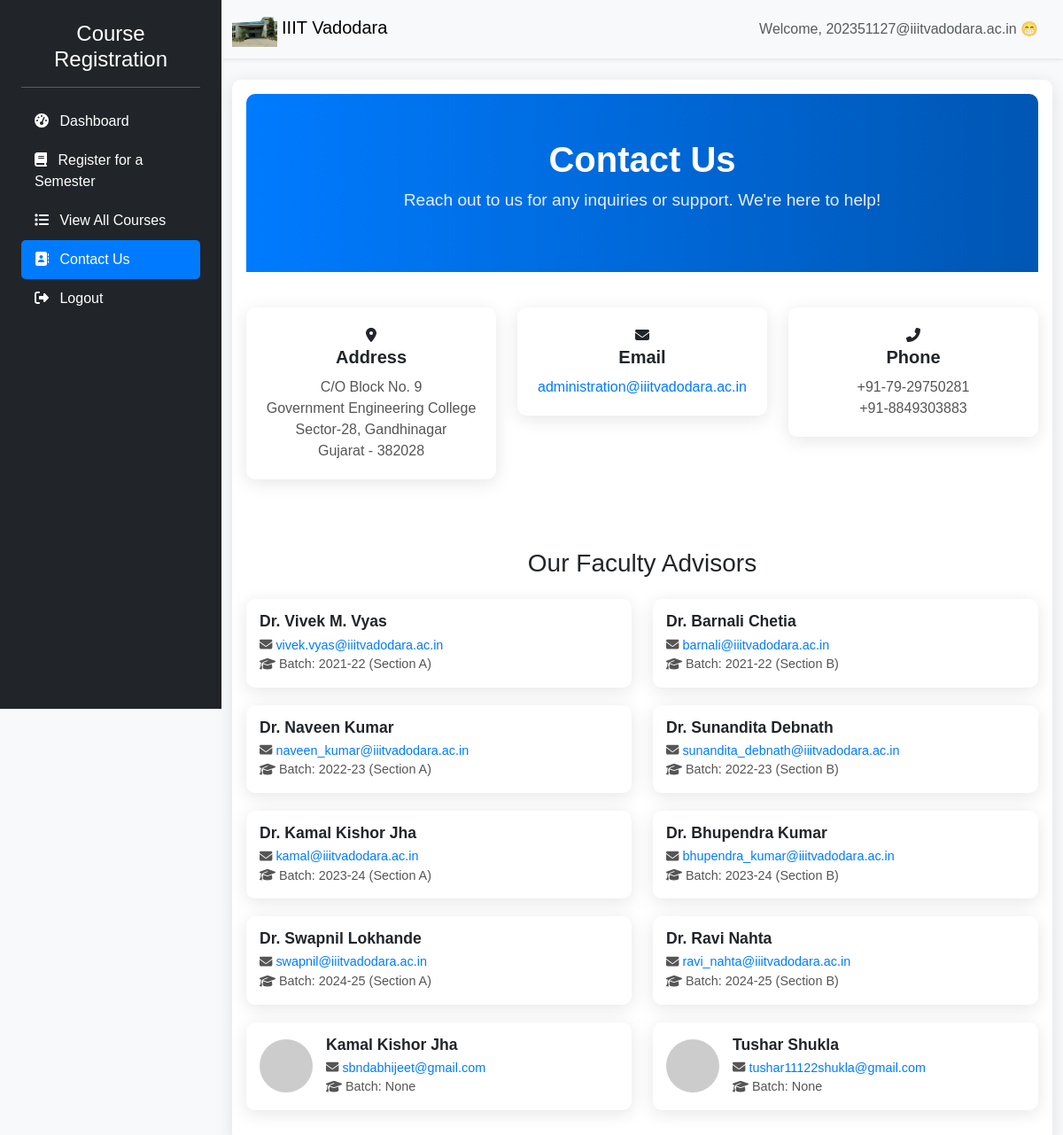
The page /accounts/contact_us/ (signed in) on the database its author committed.
### accounts/models.py (models this page shows)
class Faculty(models.Model):
    email = models.EmailField(primary_key=True, unique=True)
    name = models.CharField(max_length=255)  # Moved from FacultyAdvisor
    gender = models.CharField(max_length=10)
    department = models.CharField(max_length=100)  # Moved from FacultyAdvisor
    password = models.CharField(max_length=255)
    phone_number = models.CharField(max_length=15, null=True, blank=True)
    academic_batch = models.CharField(max_length=50, blank=True, null=True)
    date_of_birth = models.DateField(null=True, blank=True)
    address = models.TextField(null=True, blank=True)
    profile_image = models.ImageField(upload_to='faculty_images/', default='{% static "images/default.png" %}', null=True, blank=True)
    date_joined = models.DateTimeField(auto_now_add=True)
    def __str__(self):
        return self.name

### accounts/views.py (the view)
# urls.py: path('contact_us/', views.contact_us, name='contact_us'),
def contact_us(request):
    faculty_advisors = Faculty.objects.all()
    print("Faculty Advisors fetched:", list(faculty_advisors))  # Debug
    return render(request, 'accounts/contact_us.html', {'faculty_advisors': faculty_advisors})

### accounts/templates/accounts/contact_us.html (shortened to what this page needs)
{% load static %}
<!DOCTYPE html>
<html lang="en">
<head>
    <link href="https://cdn.jsdelivr.net/npm/bootstrap@5.3.0/dist/css/bootstrap.min.css" rel="stylesheet" />
    <link rel="stylesheet" href="https://cdnjs.cloudflare.com/ajax/libs/font-awesome/6.4.0/css/all.min.css" />
</head>
<body>
    <div class="d-flex">
        <div class="bg-dark text-white sidebar">
            <div class="p-4">
                <h4 class="text-center">Course Registration</h4>
                <hr class="bg-light">
                <ul class="nav flex-column">
                    <li class="nav-item">
                        <a class="nav-link text-white" href="{% url 'dashboard' %}">
                            <i class="fas fa-tachometer-alt me-2"></i> Dashboard
                        </a>
                    </li>
                    <li class="nav-item">
                        <a class="nav-link text-white" href="{% url 'register_student' %}">
                            <i class="fas fa-book me-2"></i> Register for a Semester
                        </a>
                    </li>
                    <li class="nav-item">
                        <a class="nav-link text-white" href="{% url 'all_courses' %}">
                            <i class="fas fa-list me-2"></i> View All Courses
                        </a>
                    </li>
                    <li class="nav-item">
                        <a class="nav-link text-white active" href="{% url 'contact_us' %}">
                            <i class="fas fa-address-book me-2"></i> Contact Us
                        </a>
                    </li>
                    <li class="nav-item">
                        <a class="nav-link text-white" href="{% url 'logout' %}">
                            <i class="fas fa-sign-out-alt me-2"></i> Logout
                        </a>
                    </li>
                </ul>
            </div>
        </div>
        <div class="main-content">
            <nav class="navbar navbar-expand-lg navbar-light bg-light shadow-sm">
                <div class="container-fluid">
                    <a class="navbar-brand" href="{% url 'dashboard' %}">
                        <img src="{% static 'images/institute1.png' %}" alt="Institute Logo" style="height: 40px;">
                        IIIT Vadodara
                    </a>
                    <div class="ms-auto d-flex align-items-center">
                        <span class="me-3 text-muted">Welcome, {{ request.session.student_email }} 😁</span>
                    </div>
                </div>
            </nav>
            <div class="container mt-4">
                <div class="card">
                    <div class="card-body">
                        <div class="contact-header">
                            <div class="container">
                                <h1>Contact Us</h1>
                                <p>Reach out to us for any inquiries or support. We're here to help!</p>
                            </div>
                        </div>
                        <div class="row">
                            <div class="col-md-4">
                                <div class="contact-card text-center">
                                    <i class="fas fa-map-marker-alt"></i>
                                    <h5>Address</h5>
                                    <p>C/O Block No. 9<br>
                                       Government Engineering College<br>
                                       Sector-28, Gandhinagar<br>
                                       Gujarat - 382028</p>
                                </div>
                            </div>
                            <div class="col-md-4">
                                <div class="contact-card text-center">
                                    <i class="fas fa-envelope"></i>
                                    <h5>Email</h5>
                                    <p><a href="mailto:administration@iiitvadodara.ac.in" style="color: #007bff; text-decoration: none;">administration@iiitvadodara.ac.in</a></p>
                                </div>
                            </div>
                            <div class="col-md-4">
                                <div class="contact-card text-center">
                                    <i class="fas fa-phone-alt"></i>
                                    <h5>Phone</h5>
                                    <p>+91-79-29750281<br>+91-8849303883</p>
                                </div>
                            </div>
                        </div>
                        <h3 class="text-center mt-5 mb-4">Our Faculty Advisors</h3>
                        <div class="row">
                            <div class="col-md-6">
                                <div class="advisor-card">
                                    <div>
                                        <h6>Dr. Vivek M. Vyas</h6>
                                        <p><i class="fas fa-envelope"></i> <a href="mailto:vivek.vyas@iiitvadodara.ac.in" style="color: #007bff; text-decoration: none;">vivek.vyas@iiitvadodara.ac.in</a></p>
                                        <p><i class="fas fa-graduation-cap"></i> Batch: 2021-22 (Section A)</p>
                                    </div>
                                </div>
                            </div>
                            <div class="col-md-6">
                                <div class="advisor-card">
                                    <div>
                                        <h6>Dr. Barnali Chetia</h6>
                                        <p><i class="fas fa-envelope"></i> <a href="mailto:barnali@iiitvadodara.ac.in" style="color: #007bff; text-decoration: none;">barnali@iiitvadodara.ac.in</a></p>
                                        <p><i class="fas fa-graduation-cap"></i> Batch: 2021-22 (Section B)</p>
                                    </div>
                                </div>
                            </div>
                            <div class="col-md-6">
                                <div class="advisor-card">
                                    <div>
                                        <h6>Dr. Naveen Kumar</h6>
                                        <p><i class="fas fa-envelope"></i> <a href="mailto:naveen_kumar@iiitvadodara.ac.in" style="color: #007bff; text-decoration: none;">naveen_kumar@iiitvadodara.ac.in</a></p>
                                        <p><i class="fas fa-graduation-cap"></i> Batch: 2022-23 (Section A)</p>
                                    </div>
                                </div>
                            </div>
                            <div class="col-md-6">
                                <div class="advisor-card">
                                    <div>
                                        <h6>Dr. Sunandita Debnath</h6>
                                        <p><i class="fas fa-envelope"></i> <a href="mailto:sunandita_debnath@iiitvadodara.ac.in" style="color: #007bff; text-decoration: none;">sunandita_debnath@iiitvadodara.ac.in</a></p>
                                        <p><i class="fas fa-graduation-cap"></i> Batch: 2022-23 (Section B)</p>
                                    </div>
                                </div>
                            </div>
                            <div class="col-md-6">
                                <div class="advisor-card">
                                    <div>
                                        <h6>Dr. Kamal Kishor Jha</h6>
                                        <p><i class="fas fa-envelope"></i> <a href="mailto:kamal@iiitvadodara.ac.in" style="color: #007bff; text-decoration: none;">kamal@iiitvadodara.ac.in</a></p>
                                        <p><i class="fas fa-graduation-cap"></i> Batch: 2023-24 (Section A)</p>
                                    </div>
                                </div>
                            </div>
                            <div class="col-md-6">
                                <div class="advisor-card">
                                    <div>
                                        <h6>Dr. Bhupendra Kumar</h6>
                                        <p><i class="fas fa-envelope"></i> <a href="mailto:bhupendra_kumar@iiitvadodara.ac.in" style="color: #007bff; text-decoration: none;">bhupendra_kumar@iiitvadodara.ac.in</a></p>
                                        <p><i class="fas fa-graduation-cap"></i> Batch: 2023-24 (Section B)</p>
                                    </div>
                                </div>
                            </div>
                            <div class="col-md-6">
                                <div class="advisor-card">
                                    <div>
                                        <h6>Dr. Swapnil Lokhande</h6>
                                        <p><i class="fas fa-envelope"></i> <a href="mailto:swapnil@iiitvadodara.ac.in" style="color: #007bff; text-decoration: none;">swapnil@iiitvadodara.ac.in</a></p>
                                        <p><i class="fas fa-graduation-cap"></i> Batch: 2024-25 (Section A)</p>
                                    </div>
                                </div>
                            </div>
                            <div class="col-md-6">
                                <div class="advisor-card">
                                    <div>
                                        <h6>Dr. Ravi Nahta</h6>
                                        <p><i class="fas fa-envelope"></i> <a href="mailto:ravi_nahta@iiitvadodara.ac.in" style="color: #007bff; text-decoration: none;">ravi_nahta@iiitvadodara.ac.in</a></p>
                                        <p><i class="fas fa-graduation-cap"></i> Batch: 2024-25 (Section B)</p>
                                    </div>
                                </div>
                            </div>
                            {% for advisor in faculty_advisors %}
                                <div class="col-md-6">
                                    <div class="advisor-card">
                                        <img src="https://via.placeholder.com/60" alt="{{ advisor.name }}" />
                                        <div>
                                            <h6>{{ advisor.name }}</h6>
                                            <p><i class="fas fa-envelope"></i> <a href="mailto:{{ advisor.email }}" style="color: #007bff; text-decoration: none;">{{ advisor.email }}</a></p>
                                            <p><i class="fas fa-graduation-cap"></i> Batch: {{ advisor.academic_batch }}</p>
                                        </div>
                                    </div>
                                </div>
                            {% empty %}
                                <div class="col-12 text-center">
                                    <p>No faculty advisors available at the moment.</p>
                                </div>
                            {% endfor %}
                        </div>
                    </div>
                </div>
            </div>
        </div>
    </div>
</body>
</html>

### accounts/templates/accounts/contact_us.html (style rules this page uses)
body { margin: 0; font-family: 'Arial', sans-serif; background-color: #f8f9fa; }
.sidebar { background: #343a40; width: 250px; min-height: 100vh; position: fixed; }
.sidebar .nav-link { padding: 10px 15px; border-radius: 5px; transition: background 0.3s; color: white; }
.sidebar .nav-link.active { background: #007bff; }
.main-content { min-height: 100vh; margin-left: 250px; width: calc(100% - 250px); padding-bottom: 20px; }
.card { border: none; border-radius: 10px; box-shadow: 0 4px 20px rgba(0, 0, 0, 0.1); background: white; }
.contact-header { background: linear-gradient(90deg, #007bff, #0056b3); color: white; padding: 50px 0; text-align: center; margin-bottom: 40px; border-radius: 10px 10px 0 0; }
.contact-header h1 { font-size: 2.5rem; font-weight: 700; }
.contact-header p { font-size: 1.2rem; opacity: 0.9; }
.contact-card { background: white; border-radius: 10px; box-shadow: 0 4px 20px rgba(0, 0, 0, 0.1); padding: 20px; margin-bottom: 30px; transition: transform 0.3s; }
.contact-card h5 { font-size: 1.25rem; font-weight: 600; margin-bottom: 10px; }
.contact-card p { margin: 0; color: #555; }
.advisor-card { background: white; border-radius: 10px; box-shadow: 0 4px 20px rgba(0, 0, 0, 0.1); padding: 15px; margin-bottom: 20px; display: flex; align-items: center; transition: transform 0.3s; }
.advisor-card img { width: 60px; height: 60px; border-radius: 50%; margin-right: 15px; object-fit: cover; }
.advisor-card h6 { font-size: 1.1rem; font-weight: 600; margin-bottom: 5px; }
.advisor-card p { margin: 0; color: #555; font-size: 0.9rem; }

### rows shown on the page
Faculty: name "Kamal Kishor Jha", email "sbndabhijeet@gmail.com", academic_batch "None"
Faculty: name "Tushar Shukla", email "tushar11122shukla@gmail.com", academic_batch "None"

### other values the page prints
{{ request.session.student_email }} "202351127@iiitvadodara.ac.in"
